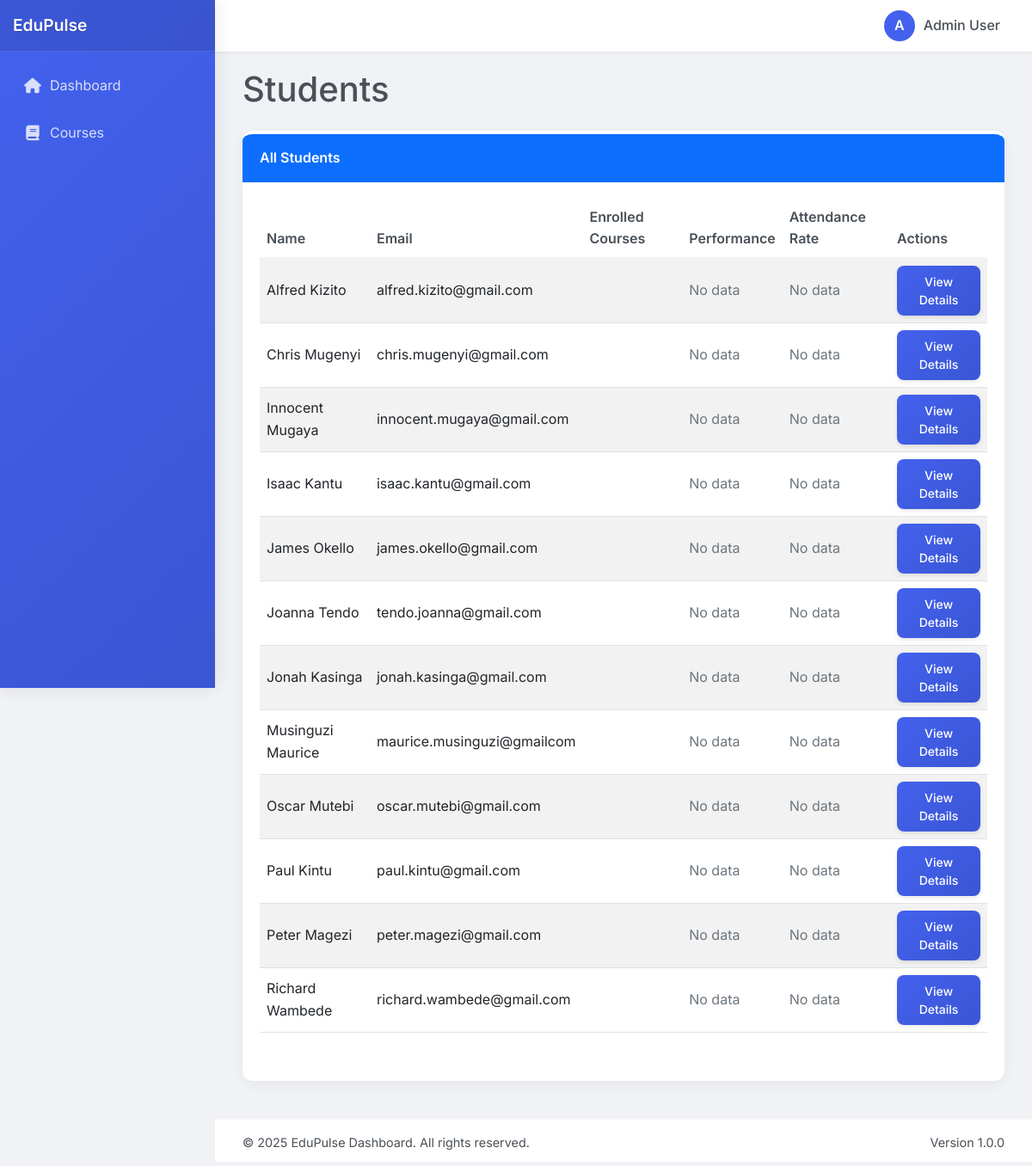
The app's page /students (signed in) with its own data.
### tables this page shows
CREATE TABLE students (
            id INTEGER PRIMARY KEY AUTOINCREMENT,
            name TEXT NOT NULL,
            email TEXT UNIQUE NOT NULL,
            enrollment_date TEXT,
            department TEXT
        , program TEXT, course TEXT);

### app.py (the view)
@app.route('/students')
def students():
    if 'user_id' not in session or session['user_type'] != 'admin':
        return redirect(url_for('login'))
    conn = get_db_connection()
    students_data = conn.execute('''
        SELECT s.*, COUNT(e.course_id) as course_count
        FROM students s
        LEFT JOIN enrollments e ON s.id = e.student_id
        GROUP BY s.id
        ORDER BY s.name
    ''').fetchall()
    students = []
    for student in students_data:
        student_dict = dict(student)
        assessments = conn.execute('''
            SELECT a.max_points, m.score
            FROM assessments a
            JOIN marks m ON a.id = m.assessment_id
            WHERE m.student_id = ?
        ''', (student['id'],)).fetchall()
        if assessments:
            total_score = sum(assessment['score'] for assessment in assessments)
            total_possible = sum(assessment['max_points'] for assessment in assessments)
            student_dict['average_score'] = (total_score / total_possible * 100) if total_possible > 0 else 0
        else:
            student_dict['average_score'] = 0
        students.append(student_dict)
    conn.close()
    return render_template('students.html', students=students)

### app.py (called while the page is built)
def get_db_connection():
    conn = sqlite3.connect('database/edupulse.db')
    conn.row_factory = sqlite3.Row
    return conn

### templates/students.html (shortened to what this page needs)
{% extends 'base.html' %}
{% block content %}
<div class="row">
    <div class="col-md-12">
        <h1 class="mb-4">Students</h1>
    </div>
</div>
<div class="row mb-4">
    <div class="col-md-12">
        <div class="card dashboard-card">
            <div class="card-header bg-primary text-white">
                All Students
            </div>
            <div class="card-body">
                <table class="table table-striped">
                    <thead>
                        <tr>
                            <th>Name</th>
                            <th>Email</th>
                            <th>Enrolled Courses</th>
                            <th>Performance</th>
                            <th>Attendance Rate</th>
                            <th>Actions</th>
                        </tr>
                    </thead>
                    <tbody>
                        {% for student in students %}
                        <tr>
                            <td>{{ student.name }}</td>
                            <td>{{ student.email }}</td>
                            <td>{{ student.enrolled_courses }}</td>
                            <td>
                                {% if student.performance is defined %}
                                <span class="badge {% if student.performance >= 70 %}bg-success{% elif student.performance >= 50 %}bg-warning{% else %}bg-danger{% endif %}" style="font-size: 16px; padding: 8px 12px;">
                                    {{ "%.1f"|format(student.performance) }}%
                                </span>
                                {% else %}
                                <span class="text-muted">No data</span>
                                {% endif %}
                            </td>
                            <td>
                                {% if student.attendance_rate %}
                                <span class="badge {% if student.attendance_rate >= 80 %}bg-success{% elif student.attendance_rate >= 60 %}bg-warning{% else %}bg-danger{% endif %}" style="font-size: 16px; padding: 8px 12px;">
                                    {{ "%.1f"|format(student.attendance_rate) }}%
                                </span>
                                {% else %}
                                <span class="text-muted">No data</span>
                                {% endif %}
                            </td>
                            <td>
                                <a href="{{ url_for('student_detail', student_id=student.id) }}" class="btn btn-sm btn-primary">View Details</a>
                            </td>
                        </tr>
                        {% endfor %}
                    </tbody>
                </table>
            </div>
        </div>
    </div>
</div>
{% endblock %}

### static/css/style.css (style rules this page uses)
:root { --primary: #4361ee; --primary-dark: #3a56d4; --primary-light: #eef2ff; --secondary: #10b981; --secondary-dark: #059669; --secondary-light: #ecfdf5; --accent: #f43f5e; --accent-light: #fff1f2; --purple: #8b5cf6; --purple-dark: #7c3aed; --purple-light: #f5f3ff; --orange: #f97316; --orange-dark: #ea580c; --orange-light: #fff7ed; --light: #f8f9fa; --dark: #212529; --text: #495057; --text-light: #6c757d; --background: #f0f2f5; --card-bg: #ffffff; --success: #10b981; --warning: #f59e0b; --danger: #ef4444; --info: #3b82f6; --sidebar-width: 250px; --sidebar-collapsed: 70px; --header-height: 60px; --footer-height: 50px; --student-color: #4361ee; --lecturer-color: #8b5cf6; --admin-color: #10b981; --primary-gradient: linear-gradient(135deg, #4361ee 0%, #3a56d4 100%); --secondary-gradient: linear-gradient(135deg, #10b981 0%, #059669 100%); --purple-gradient: linear-gradient(135deg, #8b5cf6 0%, #7c3aed 100%); --orange-gradient: linear-gradient(135deg, #f97316 0%, #ea580c 100%); }
* { margin: 0; padding: 0; box-sizing: border-box; }
body { font-family: 'Inter', 'Segoe UI', Arial, sans-serif; background-color: var(--background); color: var(--text); line-height: 1.6; font-size: 16px; overflow-x: hidden; }
a { color: var(--primary); text-decoration: none; }
.card { border-radius: 12px; box-shadow: 0 5px 15px rgba(0, 0, 0, 0.05); border: none; border-top: 4px solid transparent; transition: all 0.3s; margin-bottom: 20px; overflow: hidden; }
.card-header { padding: 15px 20px; background-color: var(--card-bg); border-bottom: 1px solid rgba(0, 0, 0, 0.05); }
.card-body { padding: 20px; }
.dashboard-card { height: 100%; }
.dashboard-card .card-header { color: #fff; font-weight: 600; }
.table { border-collapse: separate; border-spacing: 0; }
.table th { font-weight: 600; color: var(--text); border-bottom: 2px solid rgba(0, 0, 0, 0.05); }
.table td { vertical-align: middle; }
.btn { border-radius: 8px; padding: 8px 16px; font-weight: 500; transition: all 0.3s; border: none; box-shadow: 0 2px 5px rgba(0, 0, 0, 0.1); }
.btn-primary { background: var(--primary-gradient); color: white; }
.card-header { background-color: rgba(var(--primary-rgb), 0.05); border-bottom: 1px solid rgba(var(--primary-rgb), 0.1); }
.profile-card, .card { animation: fadeIn 0.5s ease forwards; }

### records on screen
students: name "Alfred Kizito", email "alfred.kizito@gmail.com"
students: name "Chris Mugenyi", email "chris.mugenyi@gmail.com"
students: name "Innocent Mugaya", email "innocent.mugaya@gmail.com"
students: name "Isaac Kantu", email "isaac.kantu@gmail.com"
students: name "James Okello", email "james.okello@gmail.com"
students: name "Joanna Tendo", email "tendo.joanna@gmail.com"
students: name "Jonah Kasinga", email "jonah.kasinga@gmail.com"
students: name "Musinguzi Maurice", email "maurice.musinguzi@gmailcom"
students: name "Oscar Mutebi", email "oscar.mutebi@gmail.com"
students: name "Paul Kintu", email "paul.kintu@gmail.com"
students: name "Peter Magezi", email "peter.magezi@gmail.com"
students: name "Richard Wambede", email "richard.wambede@gmail.com"

### other values on screen
{{ session.get('name', 'User')[0] | upper }} "A"
{{ session.get('name', 'User') }} "Admin User"
